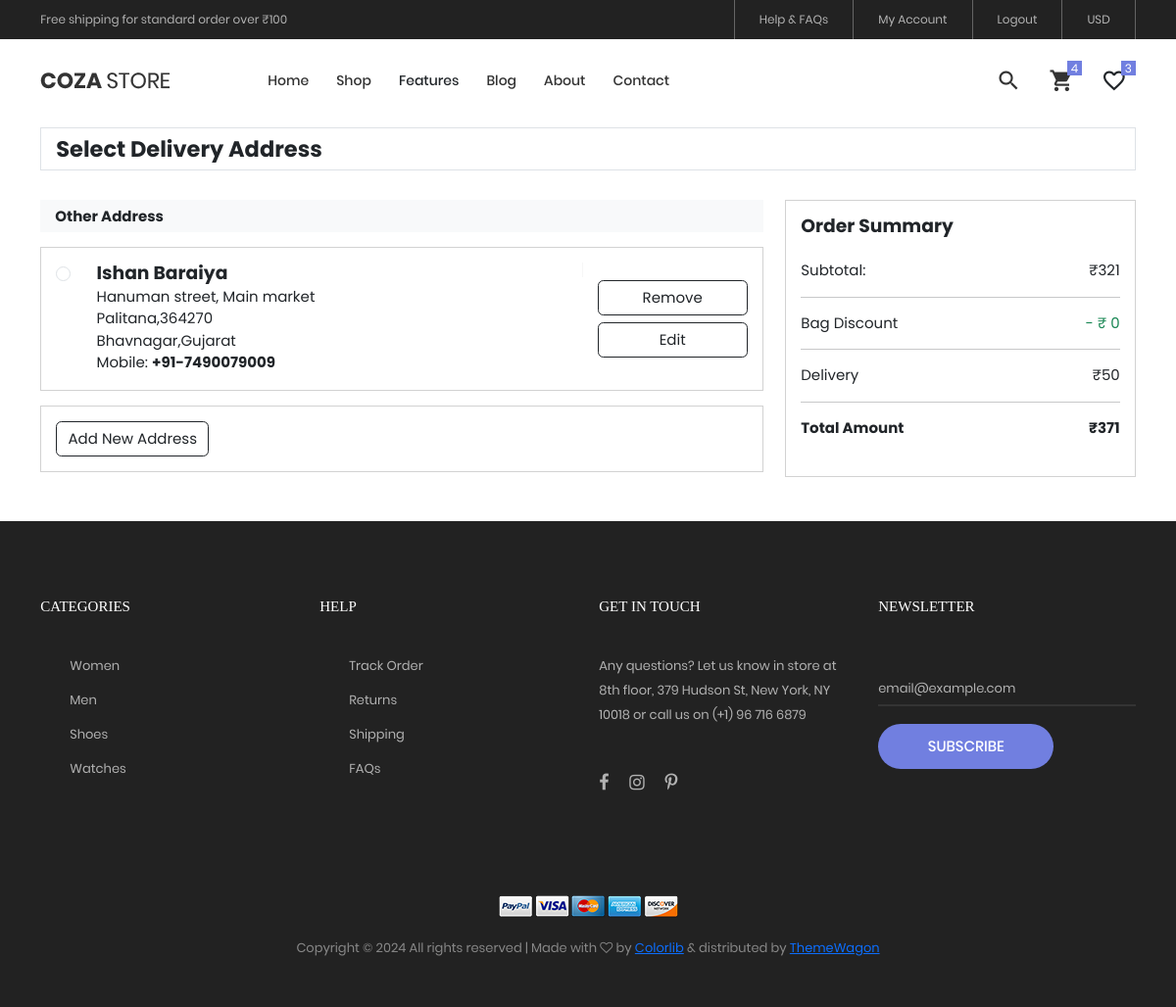
Page /address (signed in) on the committed database.
### my_app/models.py (models this page shows, shortened)
class Billing_detail(models.Model):
    user_id = models.ForeignKey(signup,on_delete=models.CASCADE,null=True,blank=True)
    full_name = models.CharField(max_length=50,blank=True,null=True)
    mobile = models.IntegerField()
    pin_code = models.IntegerField()
    street_address = models.TextField()
    town = models.CharField(max_length=100,blank=True,null=True)
    district = models.CharField(max_length=100,blank=True,null=True)
    state = models.CharField(max_length=100,blank=True,null=True)

### my_app/views.py (the view, shortened to what this page needs)
# urls.py: path('address',hv.address, name='address'),
def address(request):
    if 'email' in request.session:
        uid = signup.objects.get(email=request.session['email'])
        get_cart  = add_to_cart.objects.filter(user_id=uid)
        get_cart_count = add_to_cart.objects.filter(user_id=uid).count()
        get_wishlist = wish_list.objects.filter(user_id = uid)
        get_wishlist_count = wish_list.objects.filter(user_id=uid).count()
        get_address = Billing_detail.objects.filter(user_id = uid)
        all_product = []
        dilivery_chag = 0
        discount = 0
        total_amount = 0
        for i in get_cart:
            all_product.append(i.total_prize)
        get_subtotal = sum(all_product)
        if get_subtotal <= 100 and get_subtotal >= 0:
            dilivery_chag = 30
            total_amount = get_subtotal + dilivery_chag + discount
        elif get_subtotal >= 100:
            dilivery_chag = 50
            total_amount = get_subtotal + dilivery_chag + discount
        else:
            dilivery_chag = 10
            total_amount = get_subtotal + dilivery_chag + discount
        if get_subtotal == 0 and "discount" in request.session:
            dilivery_chag = 0
            total_amount = 0
            del request.session['discount']
        if "discount" in request.session:
            discount = request.session.get("discount")
            total_amount = get_subtotal + dilivery_chag - discount
        else:
            discount = 0
            total_amount = get_subtotal + dilivery_chag
        amount = max(total_amount, 1) * 100
        client = razorpay.Client(auth=('rzp_test_bilBagOBVTi4lE', '77yKq3N9Wul97JVQcjtIVB5z'))
        response = client.order.create({'amount': amount, 'currency': 'INR', 'payment_capture': 1})
        print(response,"")
        context = {"get_cart": get_cart,"get_cart_count":get_cart_count,"get_wishlist": get_wishlist,
                  "get_wishlist_count": get_wishlist_count,"get_address":get_address,
                  "get_subtotal": get_subtotal, "total_amount": total_amount, "dilivery_chag": dilivery_chag, "discount": discount,"response":response
                  }
        return render(request,"address.html",context)
    else:
        return render(request,"login.html")

### my_app/templates/address.html (shortened to what this page needs)
{% extends 'index.html' %}
{% load static %}
{% block content %}
<br>
<br>
<!DOCTYPE html>
<html lang="en">
<head>
    <link rel="stylesheet" href="https://cdn.jsdelivr.net/npm/bootstrap@5.3.0/dist/css/bootstrap.min.css">
</head>
<body>
    <div class="page-content">
        <section class="section-padding mt-5">
            <div class="container">
                <div class="d-flex align-items-center px-3 py-2 border mb-4">
                    <div class="text-start">
                        <h4 class="mb-0 h4 fw-bold">Select Delivery Address</h4>
                    </div>
                </div>
                {% if get_address %}
                <form action=" {% url 'address' %} " method="POST">
                    <div class="row g-4">
                        <div class="col-12 col-lg-8 col-xl-8">
                            <h6 class="fw-bold mb-3 py-2 px-3 bg-light">Other Address</h6>
                            {% for i in get_address %}
                            <div class="card rounded-0 mb-3">
                                <div class="card-body">
                                        <div class="d-flex flex-column flex-xl-row gap-3">
                                            <div class="address-info form-check flex-grow-1">
                                                <input class="form-check-input" type="radio" name="address"
                                                    id="flexRadioDefault2" value="{{i.id}}">
                                                <label class="form-check-label" for="flexRadioDefault2">
                                                    <span class="fw-bold mb-0 h5">{{i.full_name}}</span><br>
                                                    {{i.street_address}}<br>
                                                    {{i.town}},{{i.pin_code}}<br>
                                                    {{i.district}},{{i.state}} <br>
                                                    Mobile: <span class="text-dark fw-bold">+91-{{i.mobile}}</span>
                                                </label>
                                            </div>
                                            <div class="d-grid gap-2 align-self-start align-self-xl-center">
                                                    <a href="{% url 'delete_address' i.id %}">
                                                        <button type="button" class="btn btn-outline-dark px-5 btn-ecomm">Remove</button>
                                                    </a>
                                                <button type="button" class="btn btn-outline-dark px-5 btn-ecomm"
                                                data-bs-toggle="modal" data-bs-target="#EditAddress-{{i.id}}">Edit</button>
                                            </div>
                                        </div>
                                    </div>
                                </div>
                                {% endfor %}
                                {% else %}
                                    <p>please add the address</p>
                                {% endif %}
                            <div class="card rounded-0 mb-2">
                                <div class="card-body">
                                    <button type="button" class="btn btn-outline-dark btn-ecomm" data-bs-toggle="modal"
                                        data-bs-target="#NewAddress">Add New Address</button>
                                </div>
                            </div>
                        </div>
                        <div class="col-12 col-lg-4 col-xl-4">
                            <div class="card rounded-0 mb-3">
                                <div class="card-body">
                                    <h5 class="fw-bold mb-4">Order Summary</h5>
                                    <div class="hstack align-items-center justify-content-between">
                                        <p class="mb-0">Subtotal: </p>
                                        <p class="mb-0">&#8377;{{get_subtotal}}</p>
                                    </div>
                                    <hr>
                                    <div class="hstack align-items-center justify-content-between">
                                        <p class="mb-0">Bag Discount</p>
                                        {% if request.session.discount %}
                                            <p class="mb-0 text-success">- &#8377;{{request.session.discount}}</p>
                                        {% else %}
                                            <p class="mb-0 text-success">- &#8377; 0</p>
                                        {% endif %}
                                    </div>
                                    <hr>
                                    <div class="hstack align-items-center justify-content-between">
                                        <p class="mb-0">Delivery</p>
                                        <p class="mb-0">&#8377;{{dilivery_chag}}</p>
                                    </div>
                                    <hr>
                                    <div class="hstack align-items-center justify-content-between fw-bold text-content">
                                        <p class="mb-0">Total Amount</p>
                                        <p class="mb-0">&#8377;{{total_amount}}</p>
                                    </div>
                                </div>
                            </div>
                        </div>
                    </div>
                </form>
            </div>
        </section>
    </div>
</body>
</html>
{% endblock %}

### my_app/static/css/main.css (style rules this page uses)
.container { max-width: 1380px; }
@media (max-width: 1600px) { .container { max-width: 1200px; } }
.btn-ecomm { background-color: #343a40; color: white; border-radius: 0; }
.address-info label { font-size: 1rem; }

### my_app/static/css/login.css (style rules this page uses)
* { margin: 0; padding: 0; box-sizing: border-box; font-family: 'Poppins', sans-serif; }
form { margin-top: 30px; }

### rows in the picture
Billing_detail: full_name "Ishan Baraiya", street_address "Hanuman street, Main market", town "Palitana", pin_code "364270", district "Bhavnagar", state "Gujarat", mobile "7490079009"

### other values in the picture
{{ get_subtotal }} "321"
{{ dilivery_chag }} "50"
{{ total_amount }} "371"
